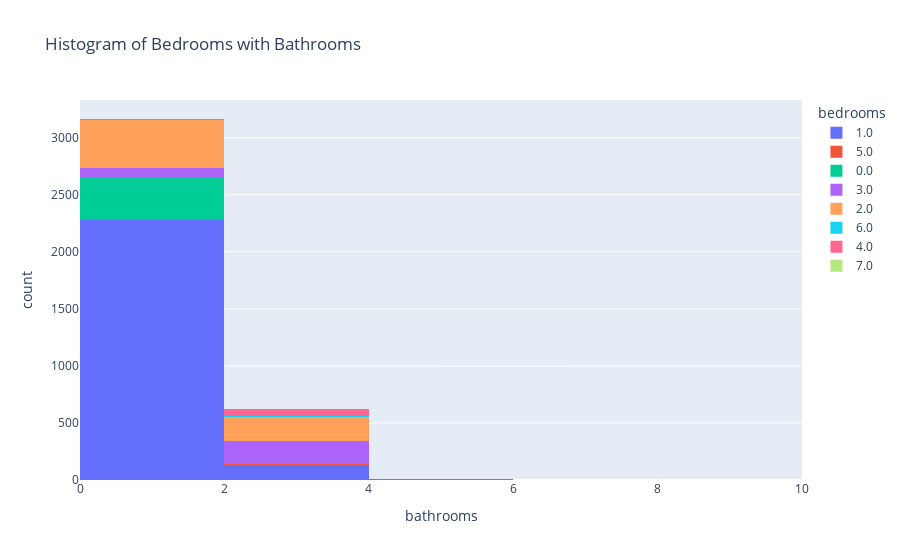

Notebook code cell kept with this figure:
### Code cell
px.histogram(beds_baths.dropna(), x="bathrooms", color="bedrooms", nbins=5, title="Histogram of Bedrooms with Bathrooms",)

### Figure 1 — Plotly figure (JSON) as saved in the notebook; plotly's stock layout.template omitted (floating-point values rounded to 4 significant figures; data arrays with more than 128 entries replaced by an {"elided": "..."} marker saying what was removed)
{"data": [{"alignmentgroup": "True", "bingroup": "x", "hovertemplate": "bedrooms=1.0<br>bathrooms=%{x}<br>count=%{y}<extra></extra>", "legendgroup": "1.0", "marker": {"color": "#636efa"}, "name": "1.0", "nbinsx": 5, "offsetgroup": "1.0", "orientation": "v", "showlegend": true, "type": "histogram", "x": {"elided": "2404 float values"}, "xaxis": "x", "yaxis": "y"}, {"alignmentgroup": "True", "bingroup": "x", "hovertemplate": "bedrooms=5.0<br>bathrooms=%{x}<br>count=%{y}<extra></extra>", "legendgroup": "5.0", "marker": {"color": "#EF553B"}, "name": "5.0", "nbinsx": 5, "offsetgroup": "5.0", "orientation": "v", "showlegend": true, "type": "histogram", "x": [4.5, 3.5, 3.5, 2, 3, 3.5, 3.5, 3.5, 3.5, 3.5, 3.5, 1, 3.5, 4, 2.5, 4, 3, 3.5, 3.5, 3, 3, 3, 3.5, 4.5], "xaxis": "x", "yaxis": "y"}, {"alignmentgroup": "True", "bingroup": "x", "hovertemplate": "bedrooms=0.0<br>bathrooms=%{x}<br>count=%{y}<extra></extra>", "legendgroup": "0.0", "marker": {"color": "#00cc96"}, "name": "0.0", "nbinsx": 5, "offsetgroup": "0.0", "orientation": "v", "showlegend": true, "type": "histogram", "x": {"elided": "372 float values"}, "xaxis": "x", "yaxis": "y"}, {"alignmentgroup": "True", "bingroup": "x", "hovertemplate": "bedrooms=3.0<br>bathrooms=%{x}<br>count=%{y}<extra></extra>", "legendgroup": "3.0", "marker": {"color": "#ab63fa"}, "name": "3.0", "nbinsx": 5, "offsetgroup": "3.0", "orientation": "v", "showlegend": true, "type": "histogram", "x": {"elided": "283 float values"}, "xaxis": "x", "yaxis": "y"}, {"alignmentgroup": "True", "bingroup": "x", "hovertemplate": "bedrooms=2.0<br>bathrooms=%{x}<br>count=%{y}<extra></extra>", "legendgroup": "2.0", "marker": {"color": "#FFA15A"}, "name": "2.0", "nbinsx": 5, "offsetgroup": "2.0", "orientation": "v", "showlegend": true, "type": "histogram", "x": {"elided": "637 float values"}, "xaxis": "x", "yaxis": "y"}, {"alignmentgroup": "True", "bingroup": "x", "hovertemplate": "bedrooms=6.0<br>bathrooms=%{x}<br>count=%{y}<extra></extra>", "legendgroup": "6.0", "marker": {"color": "#19d3f3"}, "name": "6.0", "nbinsx": 5, "offsetgroup": "6.0", "orientation": "v", "showlegend": true, "type": "histogram", "x": [3.5, 3, 3, 4, 2, 3.5], "xaxis": "x", "yaxis": "y"}, {"alignmentgroup": "True", "bingroup": "x", "hovertemplate": "bedrooms=4.0<br>bathrooms=%{x}<br>count=%{y}<extra></extra>", "legendgroup": "4.0", "marker": {"color": "#FF6692"}, "name": "4.0", "nbinsx": 5, "offsetgroup": "4.0", "orientation": "v", "showlegend": true, "type": "histogram", "x": [2, 3.5, 3, 2.5, 2.5, 3.5, 2, 3.5, 3, 2, 3, 3, 2, 1, 3, 4, 3.5, 3.5, 3, 1, 3, 2.5, 1, 3, 3, 3.5, 3.5, 3.5, 4, 1, 3, 3, 2, 2.5, 3.5, 2, 2, 3, 3, 2, 3, 3, 1.5, 1.5, 2, 2, 2, 3.5, 3, 2, 3.5, 2.5, 3.5, 3.5, 1.5, 1, 1, 2.5, 3.5, 2, 3, 2, 3.5, 2.5, 2.5, 1.5, 3, 3, 3.5], "xaxis": "x", "yaxis": "y"}, {"alignmentgroup": "True", "bingroup": "x", "hovertemplate": "bedrooms=7.0<br>bathrooms=%{x}<br>count=%{y}<extra></extra>", "legendgroup": "7.0", "marker": {"color": "#B6E880"}, "name": "7.0", "nbinsx": 5, "offsetgroup": "7.0", "orientation": "v", "showlegend": true, "type": "histogram", "x": [4], "xaxis": "x", "yaxis": "y"}], "layout": {"barmode": "relative", "legend": {"title": {"text": "bedrooms"}, "tracegroupgap": 0}, "title": {"text": "Histogram of Bedrooms with Bathrooms"}, "xaxis": {"anchor": "y", "domain": [0, 1], "title": {"text": "bathrooms"}}, "yaxis": {"anchor": "x", "domain": [0, 1], "title": {"text": "count"}}}}
